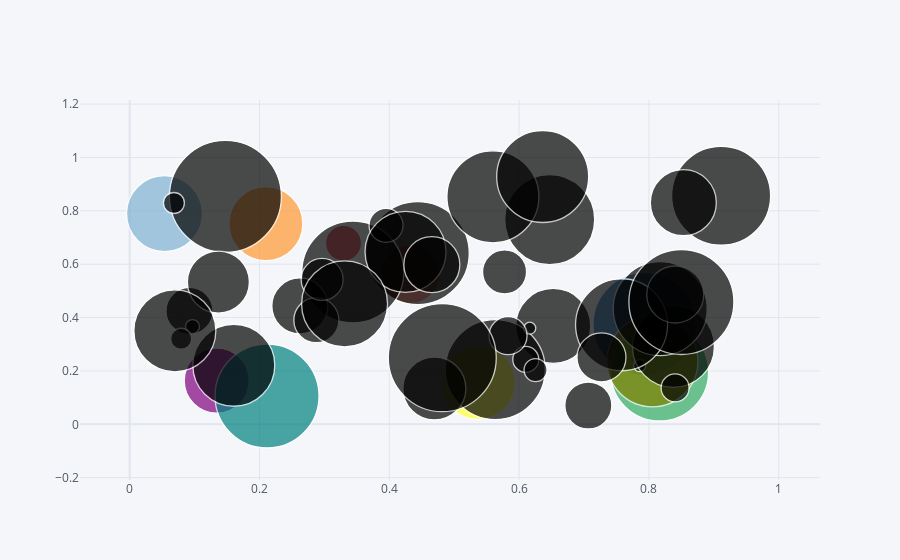

Source (notebook cell):
### Markdown cell above
- Bubble charts can be used with kind=bubble and by assigning one column as the size

### Code cell
df2.iplot(kind='bubble',x='a',y='b',size='c')

### Figure 1 — Plotly figure (JSON) as saved in the notebook; plotly's stock layout.template omitted (floating-point values rounded to 4 significant figures)
{"data": [{"marker": {"color": ["rgb(255, 153, 51)", "rgb(55, 128, 191)", "rgb(50, 171, 96)", "rgb(128, 0, 128)", "rgb(219, 64, 82)", "rgb(0, 128, 128)", "rgb(255, 255, 51)", "rgb(128, 128, 0)", "rgb(251, 128, 114)", "rgb(128, 177, 211)"], "line": {"width": 1.3}, "size": [74, 103, 98, 65, 36, 104, 74, 91, 59, 76, 75, 90, 12, 103, 92, 102, 82, 56, 99, 47, 100, 12, 47, 34, 81, 82, 56, 94, 45, 92, 49, 66, 112, 44, 26, 62, 63, 57, 28, 14, 42, 105, 38, 21, 108, 21, 82, 23, 92, 86], "symbol": "circle"}, "mode": "markers", "text": "", "type": "scatter", "x": [0.2098, 0.7932, 0.8165, 0.1341, 0.3294, 0.2116, 0.5371, 0.8054, 0.4323, 0.0536, 0.6525, 0.6471, 0.7858, 0.4438, 0.5596, 0.3438, 0.8378, 0.2621, 0.9112, 0.7066, 0.5632, 0.6164, 0.09206, 0.3949, 0.4249, 0.1604, 0.4655, 0.8174, 0.2876, 0.7578, 0.7269, 0.853, 0.1474, 0.5776, 0.6102, 0.1366, 0.4694, 0.8405, 0.8403, 0.09676, 0.2965, 0.85, 0.5829, 0.07923, 0.4816, 0.0681, 0.06955, 0.6253, 0.6363, 0.3311], "y": [0.7519, 0.3753, 0.1962, 0.1637, 0.6784, 0.1061, 0.1567, 0.236, 0.5627, 0.7897, 0.3686, 0.7672, 0.2196, 0.6415, 0.8527, 0.5708, 0.292, 0.4435, 0.8565, 0.07039, 0.205, 0.3603, 0.4249, 0.7457, 0.6466, 0.2213, 0.5982, 0.4335, 0.3901, 0.373, 0.2507, 0.8306, 0.8541, 0.5713, 0.2433, 0.5331, 0.1341, 0.4864, 0.1364, 0.3664, 0.5428, 0.4583, 0.332, 0.3207, 0.2496, 0.8294, 0.3505, 0.2034, 0.9287, 0.4513]}], "layout": {"legend": {"bgcolor": "#F5F6F9", "font": {"color": "#4D5663"}}, "paper_bgcolor": "#F5F6F9", "plot_bgcolor": "#F5F6F9", "title": {"font": {"color": "#4D5663"}}, "xaxis": {"gridcolor": "#E1E5ED", "showgrid": true, "tickfont": {"color": "#4D5663"}, "title": {"font": {"color": "#4D5663"}, "text": ""}, "zerolinecolor": "#E1E5ED"}, "yaxis": {"gridcolor": "#E1E5ED", "showgrid": true, "tickfont": {"color": "#4D5663"}, "title": {"font": {"color": "#4D5663"}, "text": ""}, "zerolinecolor": "#E1E5ED"}}}
